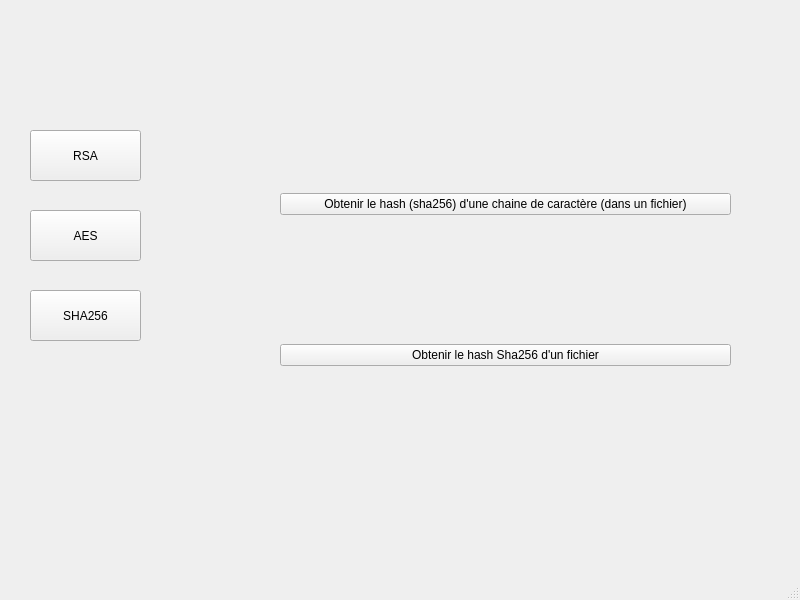
<?xml version="1.0" encoding="UTF-8"?>
<ui version="4.0">
 <class>MainWindow</class>
 <widget class="QMainWindow" name="MainWindow">
  <property name="geometry">
   <rect>
    <x>0</x>
    <y>0</y>
    <width>800</width>
    <height>600</height>
   </rect>
  </property>
  <property name="windowTitle">
   <string>MainWindow</string>
  </property>
  <widget class="QWidget" name="centralwidget">
   <widget class="QPushButton" name="RSAbtn">
    <property name="geometry">
     <rect>
      <x>30</x>
      <y>130</y>
      <width>111</width>
      <height>51</height>
     </rect>
    </property>
    <property name="text">
     <string>RSA</string>
    </property>
   </widget>
   <widget class="QPushButton" name="AESbtn">
    <property name="geometry">
     <rect>
      <x>30</x>
      <y>210</y>
      <width>111</width>
      <height>51</height>
     </rect>
    </property>
    <property name="text">
     <string>AES</string>
    </property>
   </widget>
   <widget class="QPushButton" name="SHA256btn">
    <property name="geometry">
     <rect>
      <x>30</x>
      <y>290</y>
      <width>111</width>
      <height>51</height>
     </rect>
    </property>
    <property name="text">
     <string>SHA256</string>
    </property>
   </widget>
   <widget class="QStackedWidget" name="stackedWidget">
    <property name="geometry">
     <rect>
      <x>240</x>
      <y>40</y>
      <width>531</width>
      <height>491</height>
     </rect>
    </property>
    <property name="currentIndex">
     <number>1</number>
    </property>
    <widget class="QWidget" name="RSAPage">
     <widget class="QWidget" name="verticalLayoutWidget">
      <property name="geometry">
       <rect>
        <x>40</x>
        <y>30</y>
        <width>451</width>
        <height>421</height>
       </rect>
      </property>
      <layout class="QVBoxLayout" name="verticalLayout">
       <item>
        <widget class="QPushButton" name="RSAKeyBtn">
         <property name="enabled">
          <bool>true</bool>
         </property>
         <property name="text">
          <string>Générer une paire de clés</string>
         </property>
        </widget>
       </item>
       <item>
        <widget class="QPushButton" name="RSAencryptBtn">
         <property name="text">
          <string>Chiffrer un fichier</string>
         </property>
        </widget>
       </item>
       <item>
        <widget class="QPushButton" name="RSAdecryptBtn">
         <property name="text">
          <string>Déchiffrer un fichier</string>
         </property>
        </widget>
       </item>
      </layout>
     </widget>
    </widget>
    <widget class="QWidget" name="ShaPage">
     <widget class="QWidget" name="verticalLayoutWidget_2">
      <property name="geometry">
       <rect>
        <x>40</x>
        <y>30</y>
        <width>451</width>
        <height>421</height>
       </rect>
      </property>
      <layout class="QVBoxLayout" name="verticalLayout_2">
       <item>
        <widget class="QPushButton" name="ShaCalcBtn">
         <property name="enabled">
          <bool>true</bool>
         </property>
         <property name="text">
          <string>Obtenir le hash (sha256) d'une chaine de caractère (dans un fichier)</string>
         </property>
        </widget>
       </item>
       <item>
        <widget class="QPushButton" name="ShaCalcFileBtn">
         <property name="text">
          <string>Obtenir le hash Sha256 d'un fichier</string>
         </property>
        </widget>
       </item>
      </layout>
     </widget>
    </widget>
   </widget>
  </widget>
  <widget class="QMenuBar" name="menubar">
   <property name="geometry">
    <rect>
     <x>0</x>
     <y>0</y>
     <width>800</width>
     <height>22</height>
    </rect>
   </property>
  </widget>
  <widget class="QStatusBar" name="statusbar"/>
 </widget>
 <resources/>
 <connections/>
</ui>
